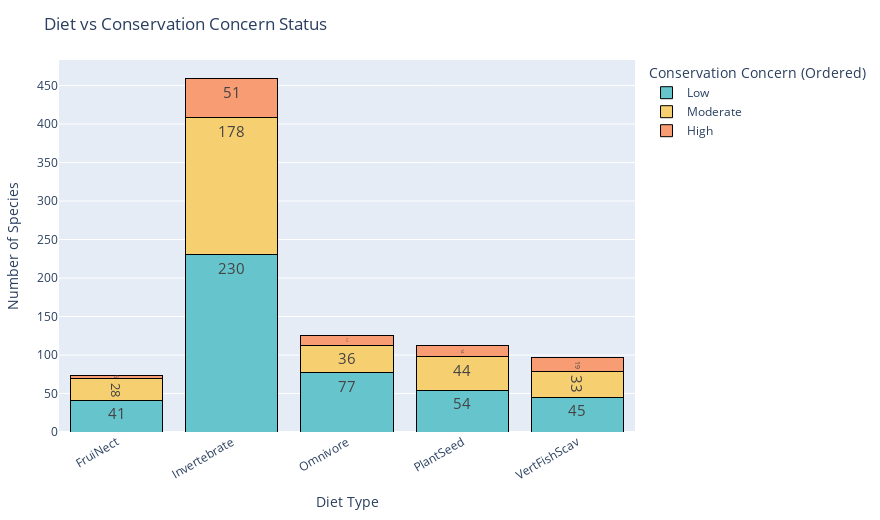

Here is the notebook cell this chart was saved with:
### Markdown cell above
### Diet vs Conservation Status

### Code cell
import plotly.express as px

# Group by diet and conservation concern
diet_df = birds_df.groupby(['diet', 'status_of_conservation_concern']).size().reset_index(name='count')

# Define the desired order
custom_order = ['Low', 'Moderate', 'High']

# Plot
fig = px.bar(
    diet_df,
    x='diet',
    y='count',
    color='status_of_conservation_concern',
    title='Diet vs Conservation Concern Status',
    barmode='stack',
    text='count',
    category_orders={'status_of_conservation_concern': custom_order},
    color_discrete_sequence=px.colors.qualitative.Pastel
)

# Enhance appearance
fig.update_traces(textposition='inside', 
                  textfont_size=15,
                  marker_line_width=1,
    marker_line_color='black')

fig.update_layout(
    xaxis_title='Diet Type',
    yaxis_title='Number of Species',
    xaxis_tickangle=-30,
    height=520,
    width=880,
    legend_title_text='Conservation Concern (Ordered)',
    margin=dict(t=60, l=40, r=40, b=40)
)

fig.show()

### Figure 1 — Plotly figure (JSON) as saved in the notebook; plotly's stock layout.template omitted (floating-point values rounded to 4 significant figures)
{"data": [{"alignmentgroup": "True", "hovertemplate": "status_of_conservation_concern=Low<br>diet=%{x}<br>count=%{text}<extra></extra>", "legendgroup": "Low", "marker": {"color": "rgb(102, 197, 204)", "line": {"color": "black", "width": 1}, "pattern": {"shape": ""}}, "name": "Low", "offsetgroup": "Low", "orientation": "v", "showlegend": true, "text": [41, 230, 77, 54, 45], "textfont": {"size": 15}, "textposition": "inside", "type": "bar", "x": ["FruiNect", "Invertebrate", "Omnivore", "PlantSeed", "VertFishScav"], "xaxis": "x", "y": [41, 230, 77, 54, 45], "yaxis": "y"}, {"alignmentgroup": "True", "hovertemplate": "status_of_conservation_concern=Moderate<br>diet=%{x}<br>count=%{text}<extra></extra>", "legendgroup": "Moderate", "marker": {"color": "rgb(246, 207, 113)", "line": {"color": "black", "width": 1}, "pattern": {"shape": ""}}, "name": "Moderate", "offsetgroup": "Moderate", "orientation": "v", "showlegend": true, "text": [28, 178, 36, 44, 33], "textfont": {"size": 15}, "textposition": "inside", "type": "bar", "x": ["FruiNect", "Invertebrate", "Omnivore", "PlantSeed", "VertFishScav"], "xaxis": "x", "y": [28, 178, 36, 44, 33], "yaxis": "y"}, {"alignmentgroup": "True", "hovertemplate": "status_of_conservation_concern=High<br>diet=%{x}<br>count=%{text}<extra></extra>", "legendgroup": "High", "marker": {"color": "rgb(248, 156, 116)", "line": {"color": "black", "width": 1}, "pattern": {"shape": ""}}, "name": "High", "offsetgroup": "High", "orientation": "v", "showlegend": true, "text": [5, 51, 12, 14, 19], "textfont": {"size": 15}, "textposition": "inside", "type": "bar", "x": ["FruiNect", "Invertebrate", "Omnivore", "PlantSeed", "VertFishScav"], "xaxis": "x", "y": [5, 51, 12, 14, 19], "yaxis": "y"}], "layout": {"barmode": "stack", "height": 520, "legend": {"title": {"text": "Conservation Concern (Ordered)"}, "tracegroupgap": 0}, "margin": {"b": 40, "l": 40, "r": 40, "t": 60}, "title": {"text": "Diet vs Conservation Concern Status"}, "width": 880, "xaxis": {"anchor": "y", "autorange": true, "domain": [0, 1], "range": [-0.5, 4.5], "tickangle": -30, "title": {"text": "Diet Type"}, "type": "category"}, "yaxis": {"anchor": "x", "autorange": true, "domain": [0, 1], "range": [0, 483.2], "title": {"text": "Number of Species"}, "type": "linear"}}}
